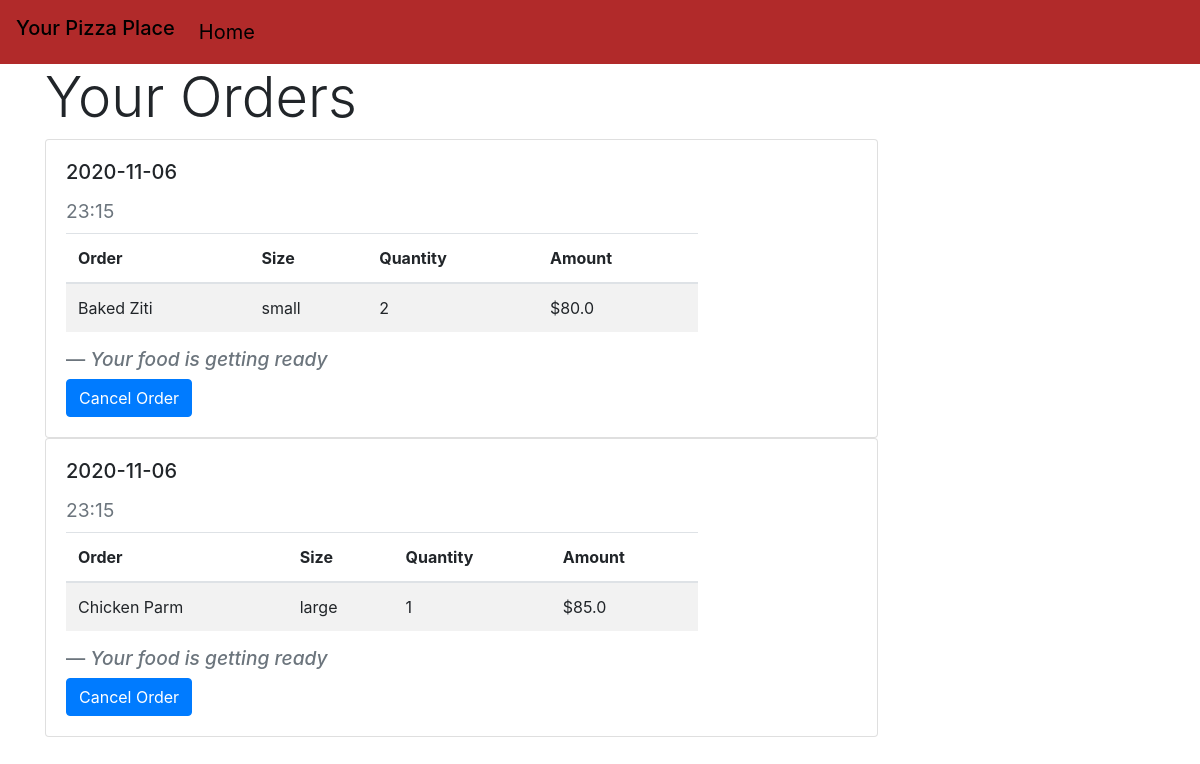
Page /your_orders/no (signed in) on the committed database.
### orders/models.py (models this page shows, shortened)
class ConfirmedOrders(models.Model):
	username = models.ForeignKey(User, null=True, on_delete=models.SET_NULL)
	status = models.CharField(
		max_length=100,
		choices = DELIVERY_STATUS,
		default = "Your food is getting ready"
		)
	item = models.CharField(max_length=100, blank=True, null=True)
	item1 = models.CharField(max_length=100, blank=True, null=True)
	item2 = models.CharField(max_length=100, blank=True, null=True)
	quantity1 = models.IntegerField(null=True, blank=True)
	quantity2 = models.IntegerField(null=True, blank=True)
	price = models.FloatField(blank=True, null=True)
	date = models.CharField(max_length=100, null=True)
	time = models.CharField(max_length=100, null=True)

### orders/views.py (the view, shortened to what this page needs)
# urls.py: path("your_orders/<str:confirmed>", views.your_orders, name="your_orders"),
def your_orders(request, confirmed):
    now = datetime.now()
    user = User.objects.get(username=request.user)
    orders = list(Order.objects.filter(username=user))
    if confirmed == "yes":
        for i in range(0,len(orders)):
            orders[i].confirmed = "yes"
    return render(request, "orders/confirmed_orders.html", {
        "orders": ConfirmedOrders.objects.all(),
        "username": user
        })

### orders/templates/orders/confirmed_orders.html (shortened to what this page needs)
{% extends "orders/layout.html" %}
{% block body %}
	<nav class="navbar navbar-expand-lg">
		<h3 class="navbar-brand">Your Pizza Place</h3>
		<div class="collapse navbar-collapse" id="navbarText">
		    <ul class="navbar-nav mr-auto">
		      <li class="nav-item">
		        <a class="nav-link" href="{% url 'index' %}">Home</a>
		      </li>
		    </ul>
		</div>
	</nav>
	<div class="container">
		{% if orders %}
			<h1 class="display-4">Your Orders</h1>
			{% for order in orders reversed%}
				{% if order.username == username %}
					<div class="card w-75" id="block{{order.id}}">
						<div class="card-body">
							<h5 class="card-title">{{order.date}}</h5>
							<h4><small class="text-muted">{{order.time}}</small></h4>
							<table class="table table-striped" id="ordertable">
								<thead>
									<th scope="col">Order</th>
									<th scope="col">Size</th>
									<th scope="col">Quantity</th>
									<th scope="col">Amount</th>
								</thead>
								<tbody>
									{% if order.item1 %}
										<tr>
											<td>
												{{order.item}}
											</td>
											<td>{{order.item1}}</td>
											<td>{{order.quantity1}}</td>
											<td>${{order.price}}</td>
										</tr>
									{% endif %}
									{% if order.item2 %}
										<tr>
											<td>{{order.item}}</td>
											<td>
												{{order.item2}}
											</td>
											<td>{{order.quantity2}}</td>
											{% if not order.item1 %}
												<td>${{order.price}}</td>
											{% endif %}
										</tr>
									{% endif %}
								</tbody>
							</table>
	    					<h4><footer class="blockquote-footer"><cite title="Source Title">{{order.status}}</cite></footer></h4>
	    					{% if order.status == "Your food is getting ready" %}
	    						<button data-id="{{order.id}}" class="btn btn-primary cancelorder">Cancel Order</button>
	    					{% endif %}
	 					 </div>
					</div>
				{% endif %}
			{% endfor %}
		{% else %}
			<h1 class="display-4">No Orders</h1>
		{% endif %}
	</div>
{% endblock %}

### orders/static/orders/styles.css (style rules this page uses)
.navbar { background-color: #b12a2a; }
.navbar-brand, .nav-link { color: black; }
.nav-link { font-size: 20px; }
#ordertable { width: 80%; }

### rows in the picture
ConfirmedOrders: date "2020-11-06", time "23:15", item "Baked Ziti", item1 "small", quantity1 "2", price "80.0", status "Your food is getting ready"
ConfirmedOrders: date "2020-11-06", time "23:15", item "Chicken Parm", item2 "large", quantity2 "1", price "85.0", status "Your food is getting ready"
